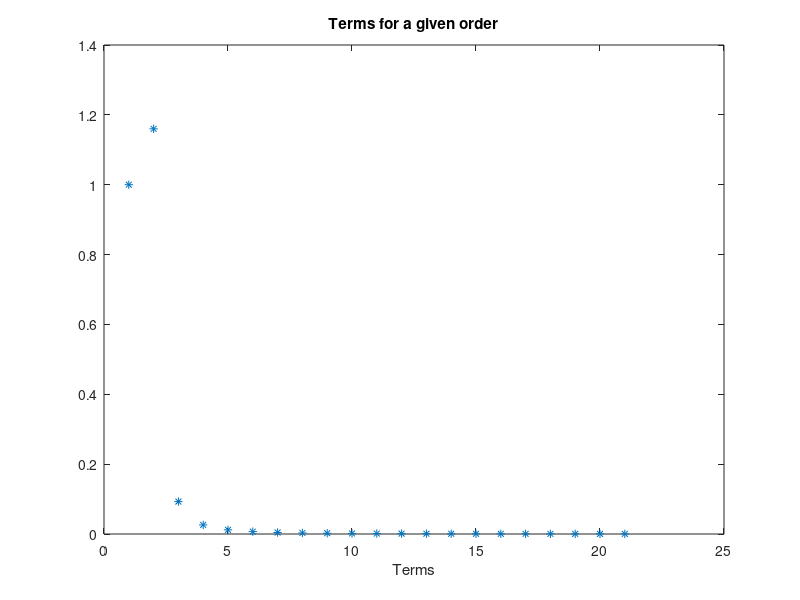
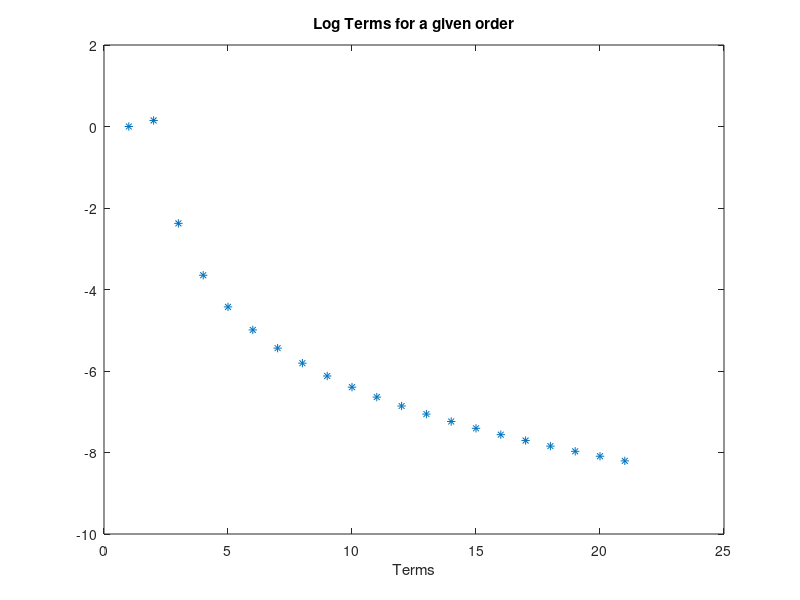
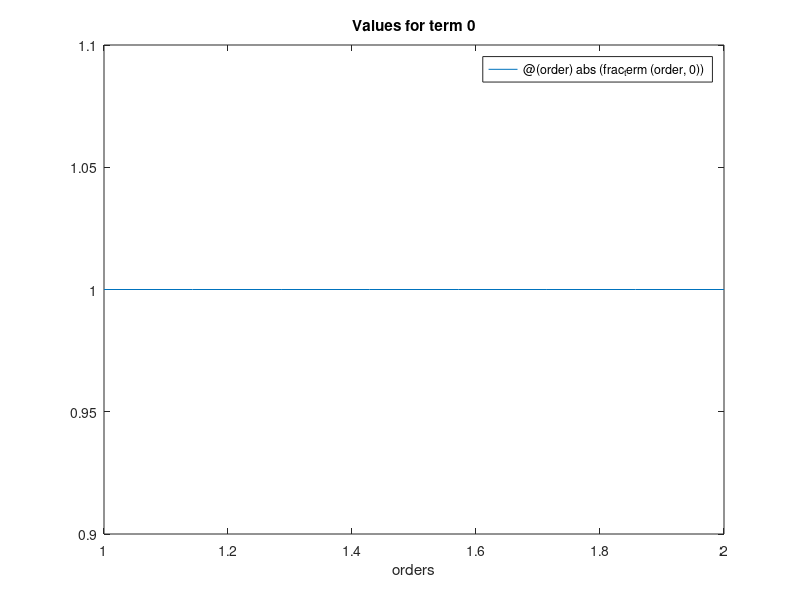
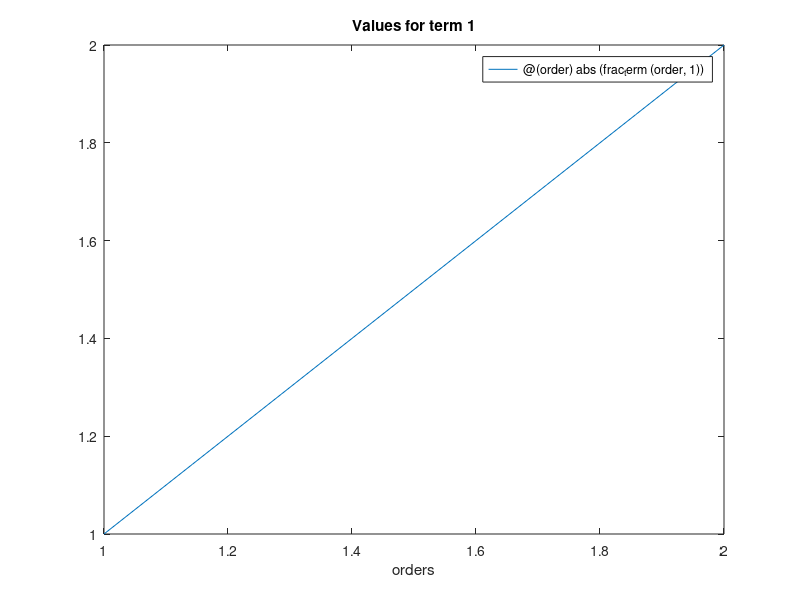

The MATLAB source for these figures, in order:
close all;
% function gen= get_frac_term_gen(order)
%     gen = @(h) 
% end

function term = frac_term(order,h)
    term = (-1).^h.*gamma(order + 1)./(gamma(h+1) .*gamma(order - h +1));
end

% fsurf(@(x,y) log10(abs(frac_term(x,y))),[1 2 0 20]);
% xlabel("order");
% ylabel("term");
% zlabel("abs value ")
% title("Log graph for term values");

figure();
% fplot(@(h) abs(frac_term(1.16,h)),[0 20]);
plot(abs(frac_term(1.16,0:20)),'*');
title("Terms for a given order");
xlabel("Terms");

figure();
% fplot(@(h) log(abs(frac_term(1.16,h))),[0 20]);
plot(log(abs(frac_term(1.16,0:20))),'*');
title("Log Terms for a given order");
xlabel("Terms");

figure();
fplot(@(order) abs(frac_term(order,0)),[1 2]);
title("Values for term 0");
xlabel("orders");

figure();
fplot(@(order) abs(frac_term(order,1)),[1 2]);
title("Values for term 1");
xlabel("orders");

figure();
fplot(@(order) abs(frac_term(order,2)),[1 2]);
title("Values for term 2");
xlabel("orders");

figure();
fplot(@(order) abs(frac_term(order,3)),[1 2]);
title("Values for term 3");
xlabel("orders");